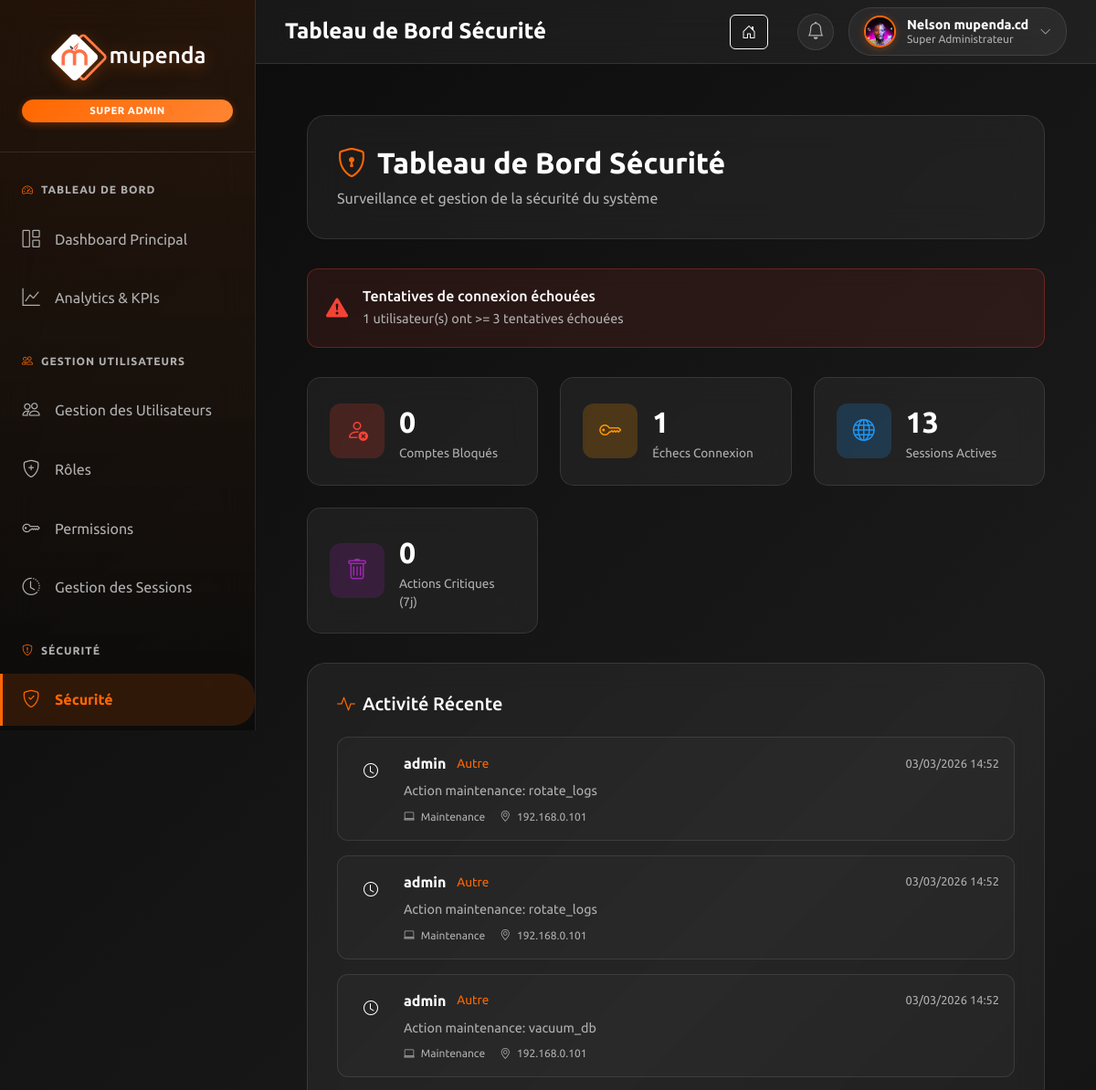
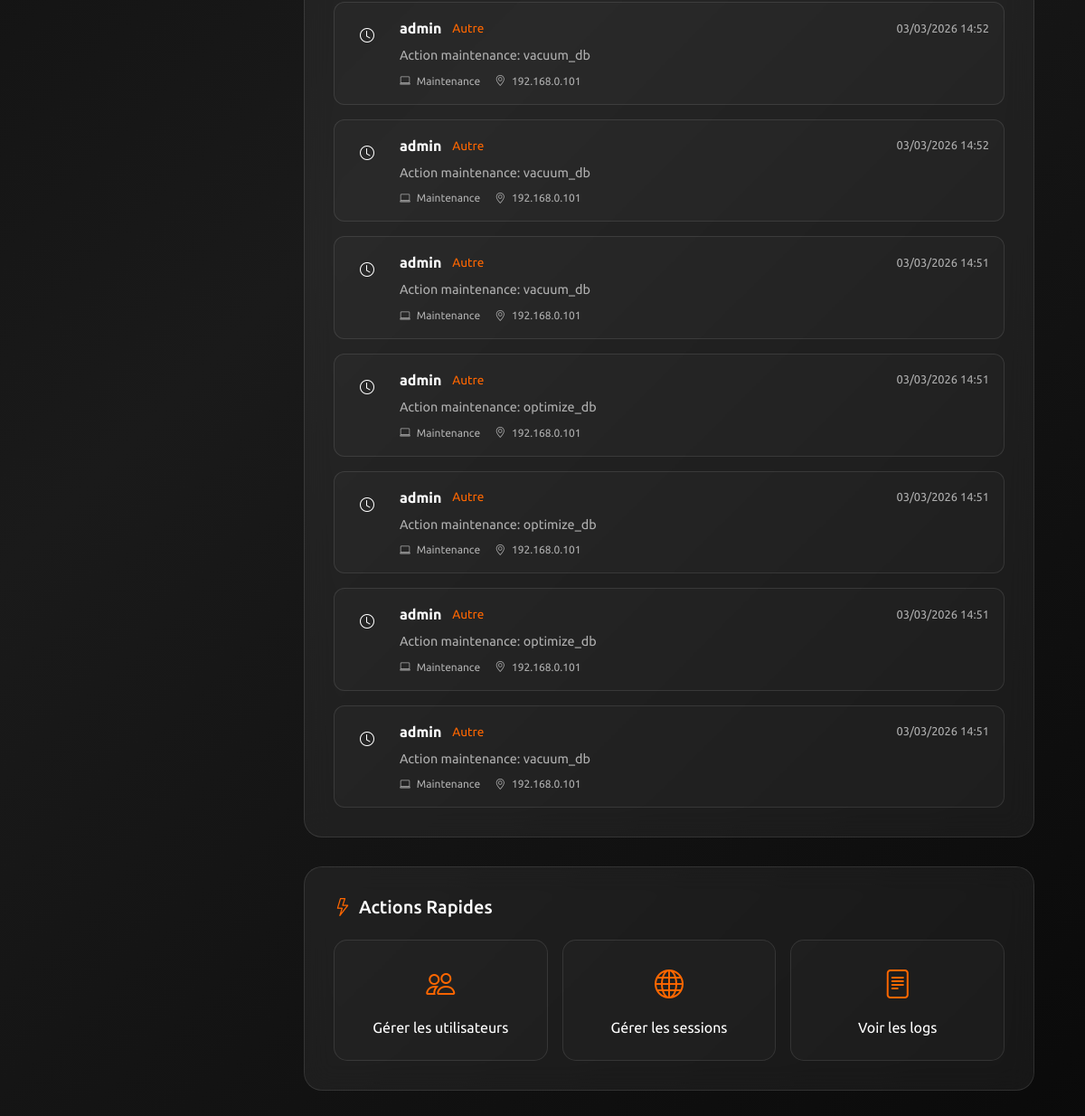
The page /dashboard/super-admin/security/ (signed in) on the database its author committed (2 pictures, top to bottom).
### MupendaApp/models.py (models this page shows, shortened)
class CustomUser(AbstractUser):
    is_administrateur = models.BooleanField(default=False)
    is_utilisateur = models.BooleanField(default=True)
    photo_profil = models.ImageField(upload_to="static/images", blank=True, null=True)
    telephone = models.CharField(max_length=20, blank=True, null=True)
    date_embauche = models.DateField(blank=True, null=True)
    est_actif = models.BooleanField(default=True)
    derniere_connexion = models.DateTimeField(blank=True, null=True)
    tentative_echec = models.IntegerField(default=0)
    bloque_jusqua = models.DateTimeField(blank=True, null=True)
    pref_email_notifications = models.BooleanField(default=True, verbose_name="Notifications par email")
    pref_dark_mode = models.BooleanField(default=False, verbose_name="Mode sombre")
    def is_super_admin(self):
        return self.user_roles.filter(
            role__nom='SUPER_ADMIN',
            est_actif=True
        ).exists()

class LogAction(models.Model):
    ACTION_CHOICES = [
        ('CREATION', 'Création'),
        ('MODIFICATION', 'Modification'),
        ('SUPPRESSION', 'Suppression'),
        ('CONNEXION', 'Connexion'),
        ('DECONNEXION', 'Déconnexion'),
        ('VISUALISATION', 'Visualisation'),
        ('EXPORTATION', 'Exportation'),
        ('AUTRE', 'Autre'),
    ]
    utilisateur = models.ForeignKey(CustomUser, on_delete=models.CASCADE, related_name='logs_actions')
    action = models.CharField(max_length=20, choices=ACTION_CHOICES)
    modele = models.CharField(max_length=100, blank=True, null=True)
    id_objet = models.IntegerField(blank=True, null=True)
    description = models.TextField()
    adresse_ip = models.GenericIPAddressField(blank=True, null=True)
    user_agent = models.TextField(blank=True, null=True)
    date_action = models.DateTimeField(auto_now_add=True)
    class Meta:
        ordering = ['-date_action']
        verbose_name = "Log d'action"
        verbose_name_plural = "Logs d'actions"

### MupendaApp/views.py (the view)
# urls.py: path('dashboard/super-admin/security/', views.security_dashboard, name="security_dashboard"),
@login_required
def security_dashboard(request):
    if not _require_roles(request, {'SUPER_ADMIN'}):
        return _forbidden(request)
    now = timezone.now()
    banned_users = CustomUser.objects.filter(Q(est_actif=False) | Q(bloque_jusqua__gt=now)).distinct()
    users_high_failures = CustomUser.objects.filter(tentative_echec__gte=3).distinct()
    active_sessions = 0
    if Session is not None:
        try:
            active_sessions = Session.objects.filter(expire_date__gte=now).count()
        except Exception:
            active_sessions = 0
    recent_activity = LogAction.objects.select_related('utilisateur').order_by('-date_action')[:10]
    alerts = []
    if users_high_failures.exists():
        alerts.append({
            'level': 'danger',
            'title': "Tentatives de connexion échouées",
            'description': f"{users_high_failures.count()} utilisateur(s) ont >= 3 tentatives échouées",
        })
    if banned_users.exists():
        alerts.append({
            'level': 'warning',
            'title': "Comptes bloqués ou inactifs",
            'description': f"{banned_users.count()} compte(s) bloqués/inactifs",
        })
    critical_actions_week = LogAction.objects.filter(action='SUPPRESSION', date_action__gte=now - timedelta(days=7)).count()
    context = {
        'alerts': alerts,
        'banned_users_count': banned_users.count(),
        'high_failures_count': users_high_failures.count(),
        'active_sessions_count': active_sessions,
        'critical_actions_week': critical_actions_week,
        'now': now,
        'recent_activity': recent_activity,
    }
    return render(request, 'dashboard/super_admin/security_dashboard.html', context)

### MupendaApp/templates/dashboard/super_admin/security_dashboard.html (shortened to what this page needs)
{% extends 'dashboard/base_super_admin.html' %}
{% load static %}
{% block page_title %}
<h1 class="page-title">Tableau de Bord Sécurité</h1>
{% endblock %}
{% block content %}
<div class="security-dashboard-container">
    <div class="dashboard-header">
        <h1 class="dashboard-title">
            <i class="bi bi-shield-lock"></i>
            Tableau de Bord Sécurité
        </h1>
        <p class="dashboard-description">
            Surveillance et gestion de la sécurité du système
        </p>
    </div>
    {% if alerts %}
    <div class="alerts-section">
        {% for alert in alerts %}
        <div class="alert alert-{{ alert.level }}">
            <div class="alert-icon">
                {% if alert.level == 'danger' %}
                    <i class="bi bi-exclamation-triangle-fill"></i>
                {% elif alert.level == 'warning' %}
                    <i class="bi bi-exclamation-circle-fill"></i>
                {% else %}
                    <i class="bi bi-info-circle-fill"></i>
                {% endif %}
            </div>
            <div class="alert-content">
                <h4>{{ alert.title }}</h4>
                <p>{{ alert.description }}</p>
            </div>
        </div>
        {% endfor %}
    </div>
    {% endif %}
    <div class="stats-grid">
        <div class="stat-card stat-danger">
            <div class="stat-icon">
                <i class="bi bi-person-x"></i>
            </div>
            <div class="stat-content">
                <div class="stat-number">{{ banned_users_count }}</div>
                <div class="stat-label">Comptes Bloqués</div>
            </div>
        </div>
        <div class="stat-card stat-warning">
            <div class="stat-icon">
                <i class="bi bi-key"></i>
            </div>
            <div class="stat-content">
                <div class="stat-number">{{ high_failures_count }}</div>
                <div class="stat-label">Échecs Connexion</div>
            </div>
        </div>
        <div class="stat-card stat-info">
            <div class="stat-icon">
                <i class="bi bi-globe"></i>
            </div>
            <div class="stat-content">
                <div class="stat-number">{{ active_sessions_count }}</div>
                <div class="stat-label">Sessions Actives</div>
            </div>
        </div>
        <div class="stat-card stat-critical">
            <div class="stat-icon">
                <i class="bi bi-trash"></i>
            </div>
            <div class="stat-content">
                <div class="stat-number">{{ critical_actions_week }}</div>
                <div class="stat-label">Actions Critiques (7j)</div>
            </div>
        </div>
    </div>
    <div class="activity-section">
        <div class="section-header">
            <h2><i class="bi bi-activity"></i> Activité Récente</h2>
        </div>
        <div class="activity-list">
            {% for activity in recent_activity %}
            <div class="activity-item">
                <div class="activity-icon activity-{{ activity.action|lower }}">
                    {% if activity.action == 'CONNEXION' %}
                        <i class="bi bi-box-arrow-in-right"></i>
                    {% elif activity.action == 'DECONNEXION' %}
                        <i class="bi bi-box-arrow-right"></i>
                    {% elif activity.action == 'CREATION' %}
                        <i class="bi bi-plus-circle"></i>
                    {% elif activity.action == 'MODIFICATION' %}
                        <i class="bi bi-pencil"></i>
                    {% elif activity.action == 'SUPPRESSION' %}
                        <i class="bi bi-trash"></i>
                    {% else %}
                        <i class="bi bi-clock"></i>
                    {% endif %}
                </div>
                <div class="activity-content">
                    <div class="activity-header">
                        <span class="activity-user">{{ activity.utilisateur.username }}</span>
                        <span class="activity-action">{{ activity.get_action_display }}</span>
                        <span class="activity-time">{{ activity.date_action|date:"d/m/Y H:i" }}</span>
                    </div>
                    <p class="activity-description">{{ activity.description }}</p>
                    <div class="activity-meta">
                        <span><i class="bi bi-laptop"></i> {{ activity.modele|default:"-" }}</span>
                        <span><i class="bi bi-geo-alt"></i> {{ activity.adresse_ip|default:"-" }}</span>
                    </div>
                </div>
            </div>
            {% empty %}
            <div class="empty-state">
                <i class="bi bi-inbox"></i>
                <p>Aucune activité récente</p>
            </div>
            {% endfor %}
        </div>
    </div>
    <div class="quick-actions">
        <h3><i class="bi bi-lightning"></i> Actions Rapides</h3>
        <div class="actions-grid">
            <a href="{% url 'super_admin_manage_users' %}" class="action-card">
                <i class="bi bi-people"></i>
                <span>Gérer les utilisateurs</span>
            </a>
            <a href="{% url 'sessions_management' %}" class="action-card">
                <i class="bi bi-globe"></i>
                <span>Gérer les sessions</span>
            </a>
            <a href="{% url 'audit_logs' %}" class="action-card">
                <i class="bi bi-file-text"></i>
                <span>Voir les logs</span>
            </a>
        </div>
    </div>
</div>
{% endblock %}

### MupendaApp/templates/dashboard/base_super_admin.html (shortened to what this page needs)
{% load static %}
<!DOCTYPE html>
<html lang="fr">
<head>
    <link href="https://cdn.jsdelivr.net/npm/bootstrap@5.3.3/dist/css/bootstrap.min.css" rel="stylesheet">
    <link rel="stylesheet" href="https://cdn.jsdelivr.net/npm/bootstrap-icons@1.13.1/font/bootstrap-icons.min.css">
</head>
<body>
    <div class="dashboard-container">
        <aside class="sidebar" id="sidebar">
            <div class="sidebar-header">
                <img src="{% static 'images/White Mupenda Company.png' %}" alt="Mupenda Company" class="sidebar-logo">
                <div class="super-admin-badge">Super Admin</div>
            </div>
            <nav>
                <div class="menu-section">
                    <div class="menu-section-title">
                        <i class="bi bi-speedometer2"></i>
                        Tableau de Bord
                    </div>
                    <ul class="sidebar-menu">
                        <li class="sidebar-menu-item">
                            <a href="{% url 'super_admin_dashboard' %}" class="sidebar-menu-link {% if request.resolver_match.url_name == 'super_admin_dashboard' %}active{% endif %}">
                                <i class="bi bi-grid-1x2 sidebar-menu-icon"></i>
                                Dashboard Principal
                            </a>
                        </li>
                        <li class="sidebar-menu-item">
                            <a href="{% url 'analytics_center' %}" class="sidebar-menu-link {% if request.resolver_match.url_name == 'analytics_center' %}active{% endif %}">
                                <i class="bi bi-graph-up sidebar-menu-icon"></i>
                                Analytics & KPIs
                            </a>
                        </li>
                    </ul>
                </div>
                <div class="menu-section">
                    <div class="menu-section-title">
                        <i class="bi bi-people"></i>
                        Gestion Utilisateurs
                    </div>
                    <ul class="sidebar-menu">
                        <li class="sidebar-menu-item">
                            <a href="{% url 'super_admin_manage_users' %}" class="sidebar-menu-link {% if request.resolver_match.url_name == 'super_admin_manage_users' %}active{% endif %}">
                                <i class="bi bi-people sidebar-menu-icon"></i>
                                Gestion des Utilisateurs
                            </a>
                        </li>
                        <li class="sidebar-menu-item">
                            <a href="{% url 'super_admin_manage_roles' %}" class="sidebar-menu-link {% if request.resolver_match.url_name == 'super_admin_manage_roles' %}active{% endif %}">
                                <i class="bi bi-shield-plus sidebar-menu-icon"></i>
                                Rôles
                            </a>
                        </li>
                        <li class="sidebar-menu-item">
                            <a href="{% url 'super_admin_manage_permissions' %}" class="sidebar-menu-link {% if request.resolver_match.url_name == 'super_admin_manage_permissions' %}active{% endif %}">
                                <i class="bi bi-key sidebar-menu-icon"></i>
                                Permissions
                            </a>
                        </li>
                        <li class="sidebar-menu-item">
                            <a href="{% url 'sessions_management' %}" class="sidebar-menu-link {% if request.resolver_match.url_name == 'sessions_management' %}active{% endif %}">
                                <i class="bi bi-clock-history sidebar-menu-icon"></i>
                                Gestion des Sessions
                            </a>
                        </li>
                    </ul>
                </div>
                <div class="menu-section">
                    <div class="menu-section-title">
                        <i class="bi bi-shield-exclamation"></i>
                        Sécurité
                    </div>
                    <ul class="sidebar-menu">
                        <li class="sidebar-menu-item">
                            <a href="{% url 'security_dashboard' %}" class="sidebar-menu-link {% if request.resolver_match.url_name == 'security_dashboard' %}active{% endif %}">
                                <i class="bi bi-shield-check sidebar-menu-icon"></i>
                                Sécurité
                            </a>
                        </li>
                    </ul>
                </div>
            </nav>
        </aside>
        <header class="top-header">
            <div class="top-header-left">
                {% block page_title %}{% endblock %}
            </div>
            <div class="top-header-right">
                <a href="{% url 'index' %}" class="btn btn-outline-light me-3" title="Retour au site">
                    <i class="bi bi-house-door"></i>
                </a>
                <div class="notification-wrapper">
                    <button class="notification-btn" id="notificationBtn" onclick="toggleNotificationDropdown(event)">
                        <i class="bi bi-bell"></i>
                    </button>
                </div>
                <div class="top-profile-section">
                    <div class="top-profile" onclick="toggleTopProfileDropdown()">
                        <img src="{% if user.photo_profil %}{{ user.photo_profil.url }}{% else %}{% static 'images/default-avatar.png' %}{% endif %}" alt="User Avatar" class="top-avatar" id="topAvatar">
                        <div class="top-user-details">
                            <h4 class="top-user-name">{{ user.get_full_name|default:user.username }}</h4>
                            <p class="top-user-role">Super Administrateur</p>
                        </div>
                        <i class="bi bi-chevron-down top-chevron" id="topProfileDropdownIcon"></i>
                    </div>
                </div>
            </div>
        </header>
        <main class="main-content" style="margin-left: 280px; flex: 1; padding: 2rem;">
            {% block content %}
            {% endblock %}
        </main>
    </div>
</body>
</html>

### rows shown on the page
CustomUser: photo_profil (picture), get_full_name "Nelson mupenda.cd"
LogAction: utilisateur.username "admin", action "Autre", date_action "03/03/2026 14:52", description "Action maintenance: rotate_logs", modele "Maintenance", adresse_ip "192.168.0.101"
LogAction: utilisateur.username "admin", action "Autre", date_action "03/03/2026 14:52", description "Action maintenance: rotate_logs", modele "Maintenance", adresse_ip "192.168.0.101"
LogAction: utilisateur.username "admin", action "Autre", date_action "03/03/2026 14:52", description "Action maintenance: vacuum_db", modele "Maintenance", adresse_ip "192.168.0.101"
LogAction: utilisateur.username "admin", action "Autre", date_action "03/03/2026 14:52", description "Action maintenance: vacuum_db", modele "Maintenance", adresse_ip "192.168.0.101"
LogAction: utilisateur.username "admin", action "Autre", date_action "03/03/2026 14:52", description "Action maintenance: vacuum_db", modele "Maintenance", adresse_ip "192.168.0.101"
LogAction: utilisateur.username "admin", action "Autre", date_action "03/03/2026 14:51", description "Action maintenance: vacuum_db", modele "Maintenance", adresse_ip "192.168.0.101"
LogAction: utilisateur.username "admin", action "Autre", date_action "03/03/2026 14:51", description "Action maintenance: optimize_db", modele "Maintenance", adresse_ip "192.168.0.101"
LogAction: utilisateur.username "admin", action "Autre", date_action "03/03/2026 14:51", description "Action maintenance: optimize_db", modele "Maintenance", adresse_ip "192.168.0.101"
LogAction: utilisateur.username "admin", action "Autre", date_action "03/03/2026 14:51", description "Action maintenance: optimize_db", modele "Maintenance", adresse_ip "192.168.0.101"
LogAction: utilisateur.username "admin", action "Autre", date_action "03/03/2026 14:51", description "Action maintenance: vacuum_db", modele "Maintenance", adresse_ip "192.168.0.101"

### other values the page prints
{{ alert.title }} "Tentatives de connexion échouées"
{{ alert.description }} "1 utilisateur(s) ont >= 3 tentatives échouées"
{{ banned_users_count }} "0"
{{ high_failures_count }} "1"
{{ active_sessions_count }} "13"
{{ critical_actions_week }} "0"
